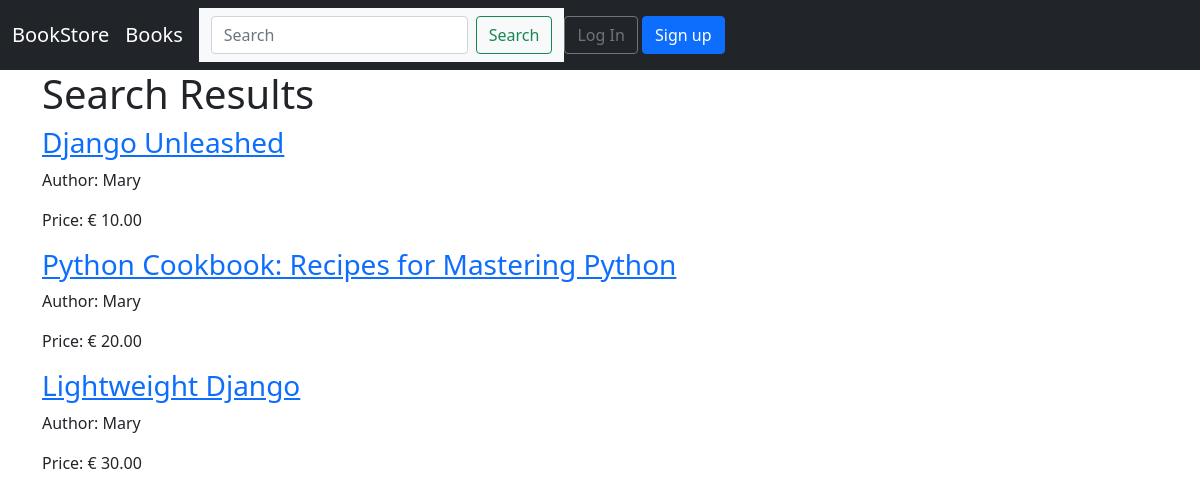
The app's page /books/search/, older data.
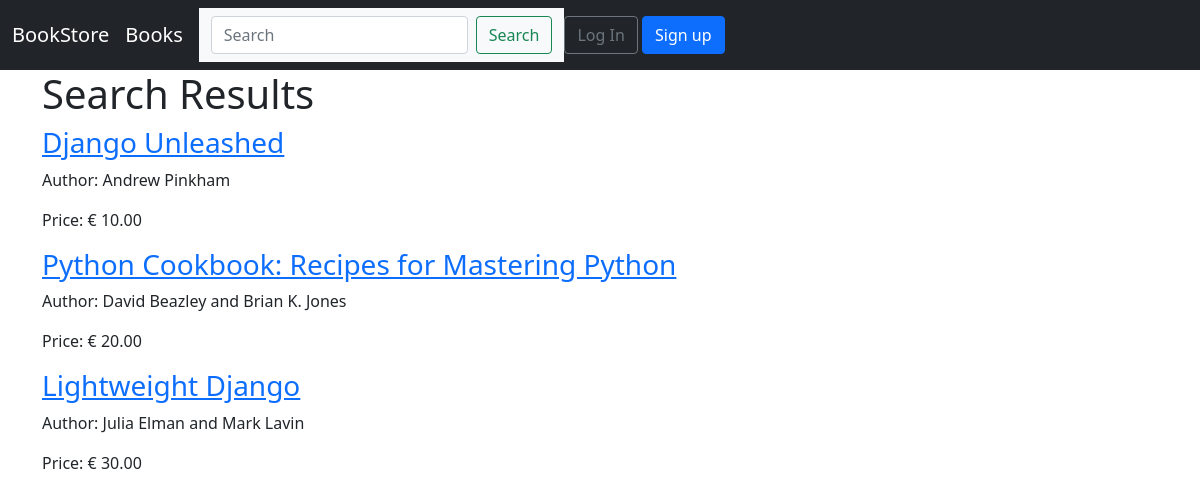
The same page, newer data.
### books/models.py (models this page shows, shortened)
class Book(models.Model):
    id = models.UUIDField(primary_key=True,
        default=uuid.uuid4,
        editable=False)
    title = models.CharField(max_length=200)
    author = models.CharField(max_length=200)
    price = models.DecimalField(max_digits=6, decimal_places=2)
    date_publication = models.DateField(blank=False, null=False)
    cover = models.ImageField(upload_to='covers/', blank=True)
    def get_absolute_url(self):
        return reverse('book_detail', args=[str(self.id)])

### books/views.py (the view)
# urls.py: path('search/', SearchResultsListView.as_view(), name='search_results'),
class SearchResultsListView(ListView): # new
    model = Book
    context_object_name = 'book_list'
    template_name = 'books/search_results.html'
    def get_queryset(self):
        query = self.request.GET.get('q')
        return Book.objects.filter(
            Q(title__icontains="") | Q(author__icontains=""))

### templates/books/search_results.html (shortened to what this page needs)
{% extends 'base.html' %}
{% block content %}
<h1>Search Results</h1>
{% for book in book_list %}
<div>
    <h3><a href="{{ book.get_absolute_url }}">{{ book.title }}</a></h3>
    <p>Author: {{ book.author }}</p>
    <p>Price: € {{ book.price }}</p>
</div>
{% endfor %}
{% endblock content %}

Row changes from the older to the newer data that the page shows:
changed Book "Django Unleashed": author "Mary" → "Andrew Pinkham"
changed Book "Python Cookbook: Recipes for Mastering Python": author "Mary" → "David Beazley and Brian K. Jones"
changed Book "Lightweight Django": author "Mary" → "Julia Elman and Mark Lavin"
